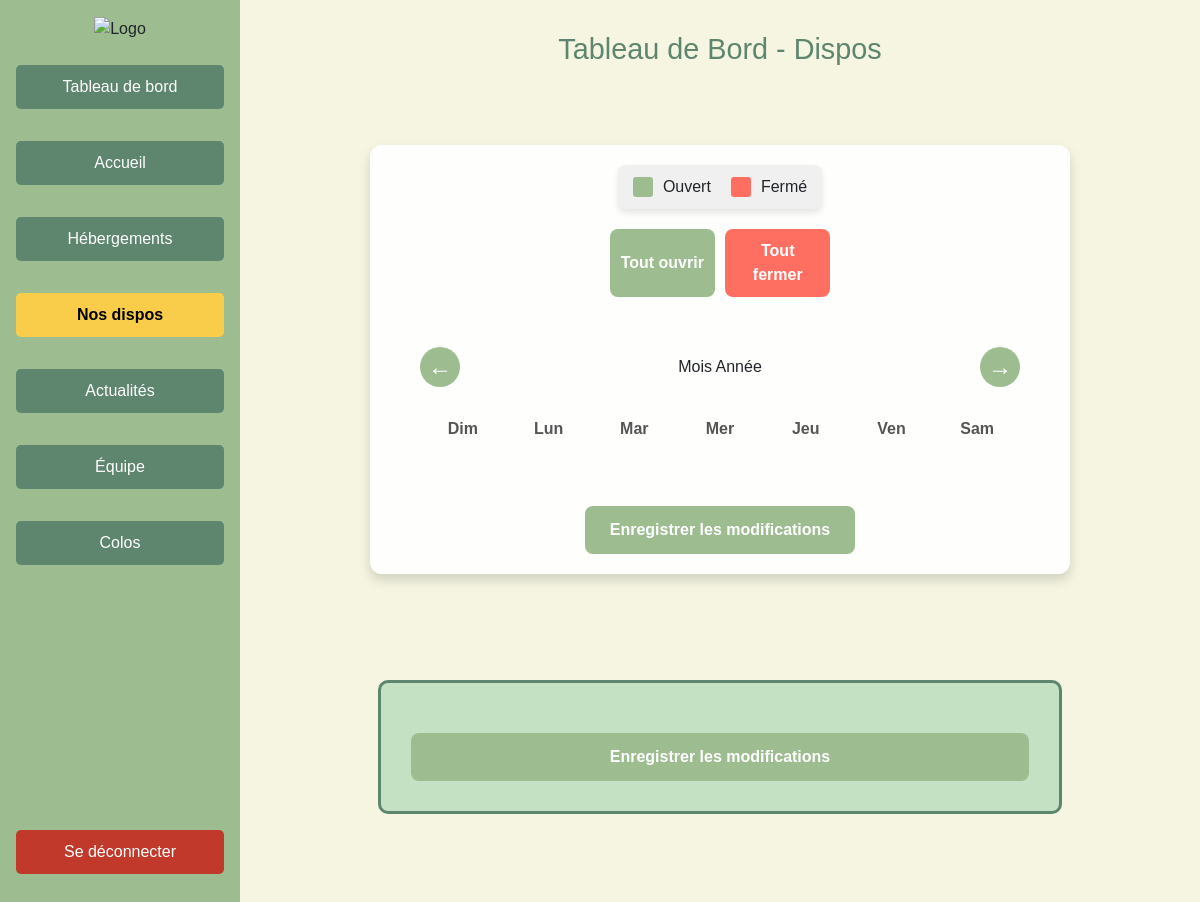
Page /Front/Admin/TableauDeBordAgenda.php (signed in) on the earlier database version.
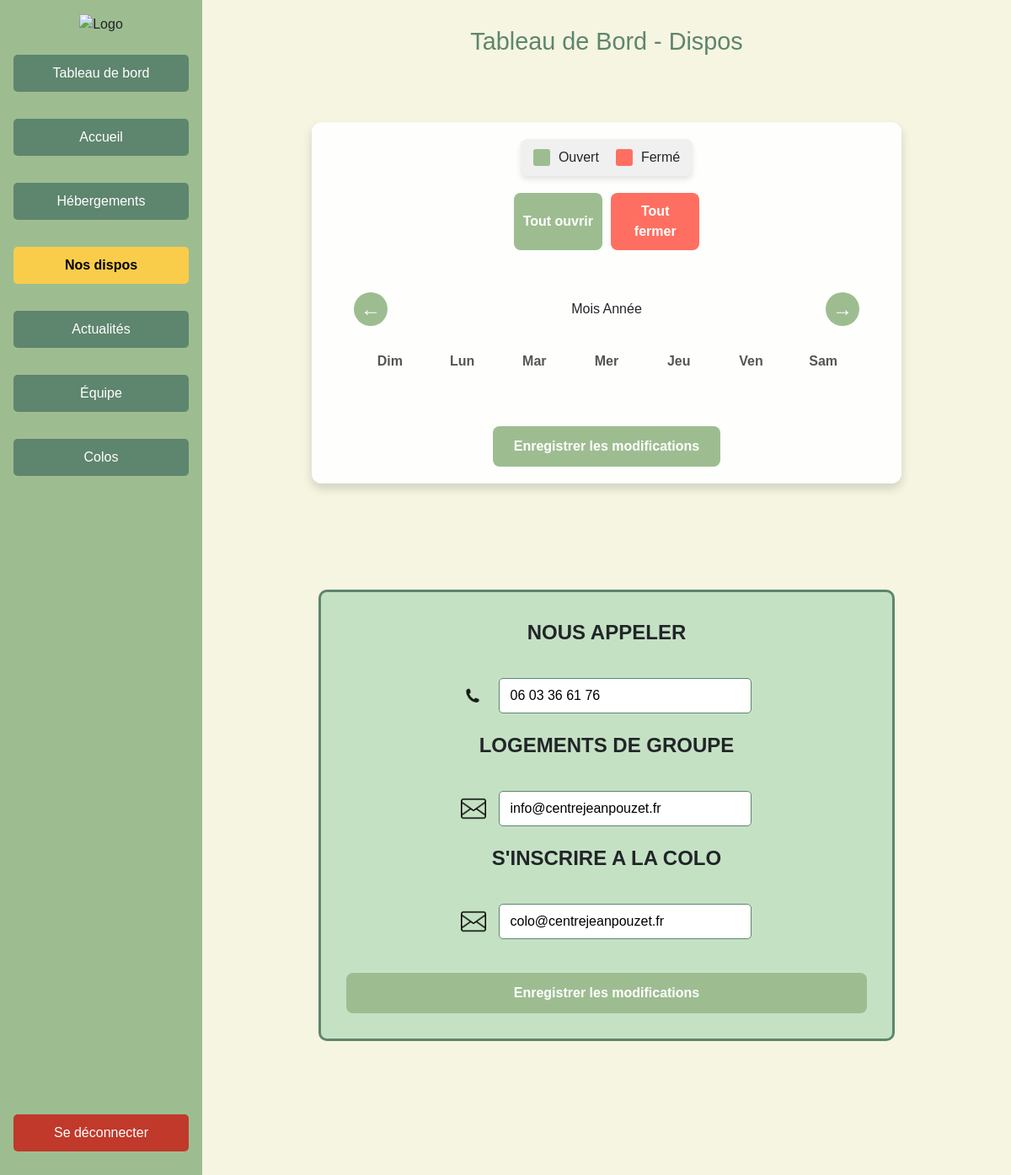
Same page on the later database version.
### tables this page shows
CREATE TABLE infos_contact (
    id INT AUTO_INCREMENT PRIMARY KEY,
    label VARCHAR (100),
    mail VARCHAR(100),
    tel VARCHAR(100)
);

### Front/Admin/TableauDeBordAgenda.php (the view, shortened to what this page needs)
<?php
$currentPage = 'agenda';
try {
    $pdo = new PDO("mysql:host=localhost;dbname=admin_panel", "root", "");
    $pdo->setAttribute(PDO::ATTR_ERRMODE, PDO::ERRMODE_EXCEPTION);
    $stmt = $pdo->query("SELECT * FROM infos_contact");
    $contacts = $stmt->fetchAll(PDO::FETCH_ASSOC);
} catch (PDOException $e) {
    die("Erreur : " . $e->getMessage());
}
?>
<!DOCTYPE html>
<html lang="fr">
<head>
    <link href="https://cdn.jsdelivr.net/npm/bootstrap@5.3.2/dist/css/bootstrap.min.css" rel="stylesheet">
    <link href="https://cdn.jsdelivr.net/npm/bootstrap-icons@1.10.5/font/bootstrap-icons.css" rel="stylesheet">
    <link rel="stylesheet" href="../../CSS/Admin/TableauDeBordCommun.css">
    <link rel="stylesheet" href="../../CSS/Admin/TableauDeBordAgenda.css">
</head>
<body>
<div class="dashboard-container">
    <?php include '../Includes/AsideBar.php'; ?>
    <main class="content">
        <div class="scroll">
            <header class="header">
                <h1 class="text-center">Tableau de Bord - Dispos</h1>
            </header>
            <section class="">
                <div class="container">
                    <div class="legend">
                        <div class="legend-item">
                            <div class="legend-case legend-open"></div>
                            <span>Ouvert</span>
                        </div>
                        <div class="legend-item">
                            <div class="legend-case legend-closed"></div>
                            <span>Fermé</span>
                        </div>
                    </div>
                    <div class="toggle-buttons" style="display:flex; gap: 10px; margin-bottom: 20px;">
                        <button id="openAllBtn" style="flex:1; padding: 10px; border-radius: 8px; border:none; background-color:#9DBD91; color:white; font-weight:bold; cursor:pointer;">Tout ouvrir</button>
                        <button id="closeAllBtn" style="flex:1; padding: 10px; border-radius: 8px; border:none; background-color:#FF6F61; color:white; font-weight:bold; cursor:pointer;">Tout fermer</button>
                    </div>
                    <div class="calendar">
                        <div class="calendar-header">
                            <button id="prev-month" class="month-nav">←</button>
                            <div class="month-display">
                                <span id="month-picker">Mois</span>
                                <span id="year">Année</span>
                            </div>
                            <button id="next-month" class="month-nav">→</button>
                        </div>
                        <div class="calendar-body">
                            <div class="calendar-week-days">
                                <div>Dim</div>
                                <div>Lun</div>
                                <div>Mar</div>
                                <div>Mer</div>
                                <div>Jeu</div>
                                <div>Ven</div>
                                <div>Sam</div>
                            </div>
                        </div>
                    </div>
                    <button id="saveBtn">Enregistrer les modifications</button>
                </div>
            </section>
            <section class="SectionContact">
                <form method="POST" action="" class="ContainerContact">
                    <?php foreach ($contacts as $contact): ?>
                        <div>
                            <b><p class="titres"><?= htmlspecialchars($contact['label']) ?></p></b>
                        </div>
                        <div class="ElementContact">
                            <?php if ($contact['tel']): ?>
                                <img src="../../Images/Logo/telephone.png" alt="Téléphone" width="4.5%">
                                <input type="tel"
                                       name="contacts[<?= htmlspecialchars($contact['label']) ?>][tel]"
                                       value="<?= htmlspecialchars($contact['tel']) ?>"
                                       class="contact-input">
                            <?php endif; ?>
                            <?php if ($contact['mail']): ?>
                                <img src="../../Images/Logo/enveloppe.png" alt="Email" width="3%">
                                <input type="email"
                                       name="contacts[<?= htmlspecialchars($contact['label']) ?>][mail]"
                                       value="<?= htmlspecialchars($contact['mail']) ?>"
                                       class="contact-input">
                            <?php endif; ?>
                        </div>
                    <?php endforeach; ?>
                    <button type="submit" name="update_contact" class="saveBtnContact">
                        Enregistrer les modifications
                    </button>
                </form>
            </section>
        </div>
    </main>
</div>
</body>
</html>

### Front/Includes/AsideBar.php
<aside id="sidebarOffcanvas"
       class="offcanvas-md offcanvas-start d-flex flex-column p-3 sidebar-custom"
       tabindex="-1">
    <div class="text-center mb-4">
        <img src="../../Images/Logo/LogoJeanPouzet.svg" alt="Logo" class="img-fluid" style="max-height: 120px;">
    </div>
    <ul class="nav flex-column w-100 gap-3">
        <li><a href="TableauDeBord.php" class="sidebar-link <?= $currentPage == 'dashboard' ? 'active' : '' ?>">Tableau de bord</a></li>
        <li><a href="TableauDeBordAccueil.php" class="sidebar-link <?= $currentPage == 'accueil' ? 'active' : '' ?>">Accueil</a></li>
        <li><a href="TableauDeBordHebergements.php" class="sidebar-link <?= $currentPage == 'hebergements' ? 'active' : '' ?>">Hébergements</a></li>
        <li><a href="TableauDeBordAgenda.php" class="sidebar-link <?= $currentPage == 'agenda' ? 'active' : '' ?>">Nos dispos</a></li>
        <li><a href="TableauDeBordActus.php" class="sidebar-link <?= $currentPage == 'actus' ? 'active' : '' ?>">Actualités</a></li>
        <li><a href="TableauDeBordEquipe.php" class="sidebar-link <?= $currentPage == 'equipe' ? 'active' : '' ?>">Équipe</a></li>
        <li><a href="TableauDeBordColos.php" class="sidebar-link <?= $currentPage == 'colos' ? 'active' : '' ?>">Colos</a></li>
    </ul>
    <div class="mt-auto text-center logout">
        <form method="post" action="Logout.php">
            <button type="submit" class="btn btn-danger w-100 mt-4">Se déconnecter</button>
        </form>
    </div>
</aside>

### CSS/Admin/TableauDeBordCommun.css (style rules this page uses)
* { margin: 0; padding: 0; box-sizing: border-box; }
body { font-family: Arial, sans-serif; background-color: #F5F5E1; overflow-x: hidden; }
main { background-color: #F5F5E1; }
.scroll { height: 90vh; background-color: #F5F5E1; overflow-y: scroll; display: grid; }
.sidebar-custom { background-color: #9DBD91 !important; width: 240px; min-height: 100vh; }
.sidebar-link { display: block; padding: 10px 20px; background-color: #5E856E; color: #fff; border-radius: 5px; text-decoration: none; text-align: center; font-family: Arial, sans-serif; font-size: 1rem; transition: background-color 0.3s ease, color 0.3s ease; margin-bottom: 1rem; }
.sidebar-link.active { background-color: #F9CD4A; color: #000; font-weight: bold; }
.dashboard-container { display: flex; flex-direction: row; min-height: 100vh; }
.logout { margin-top: auto; margin-bottom: 20px; }
.logout button { background-color: #c0392b; color: #fff; border: none; padding: 10px 20px; font-size: 1rem; border-radius: 5px; cursor: pointer; transition: background-color 0.3s ease; }
.content { flex: 1; padding: 2rem; overflow-y: auto; }
.header { margin-bottom: 20px; }
.header h1 { font-size: 1.8rem; color: #5E856E; }

### CSS/Admin/TableauDeBordAgenda.css (style rules this page uses)
* { margin: 0; padding: 0; box-sizing: border-box; }
body { display: flex; flex-direction: column; font-family: Arial, sans-serif; background: #f9f9f9; }
main { min-height: 75vh; }
.month-nav { background-color: #9DBD91; border: none; color: white; font-size: 1.5rem; border-radius: 50%; width: 40px; height: 40px; display: flex; justify-content: center; align-items: center; cursor: pointer; transition: background-color 0.3s ease; }
.container { margin: 50px auto; display: grid; place-items: center; padding: 20px; max-width: 700px; background-color: rgba(255, 255, 255, 0.95); border-radius: 12px; box-shadow: 0 6px 12px rgba(0,0,0,0.15); }
.legend { display: flex; gap: 20px; margin-bottom: 20px; padding: 10px 15px; border-radius: 8px; background-color: #f0f0f0; box-shadow: 0 4px 6px rgba(0, 0, 0, 0.1); width: fit-content; }
.legend-item { display: flex; align-items: center; gap: 10px; }
.legend-case { width: 20px; height: 20px; border-radius: 3px; }
.legend-open { background-color: #9DBD91; }
.legend-closed { background-color: #FF6F61; }
.calendar { width: 100%; border-radius: 10px; padding: 30px; }
.calendar-header { display: flex; justify-content: space-between; align-items: center; width: 100%; margin-bottom: 30px; }
.calendar-week-days { display: grid; grid-template-columns: repeat(7, 1fr); text-align: center; font-weight: bold; color: #555; margin-bottom: 15px; }
#saveBtn { margin-top: 20px; display: block; margin-left: auto; margin-right: auto; padding: 12px 25px; font-size: 16px; cursor: pointer; background-color: #9DBD91; border: none; border-radius: 8px; color: white; font-weight: bold; transition: background-color 0.3s ease; }
.SectionContact { display: grid; place-items: center; padding: 20px; }
.ContainerContact { display: grid; gap: 20px; width: 80%; max-width: 700px; background-color: #c5e1c3; border-radius: 10px; border: solid #5E856E; padding: 30px; margin: 4vh; }
.contact-input { padding: 8px 12px; border: 1px solid #5E856E; border-radius: 5px; font-size: 1rem; background-color: white; width: 100%; max-width: 300px; }
.saveBtnContact { margin-top: 20px; padding: 12px 25px; font-size: 16px; cursor: pointer; background-color: #9DBD91; border: none; border-radius: 8px; color: white; font-weight: bold; transition: background-color 0.3s ease; }
.ElementContact { display: flex; align-items: center; justify-content: center; gap: 15px; flex-wrap: wrap; width: 100%; max-width: 500px; margin : 0 auto; text-align: center; }
.ElementContact img { height: auto; width: 30px; }
.titres { font-size: 1.5rem; font-weight: bold; text-align: center; }

Differences in the rows shown:
added infos_contact: label "NOUS APPELER", tel "06 03 36 61 76"
added infos_contact: label "LOGEMENTS DE GROUPE", mail "info@centrejeanpouzet.fr"
added infos_contact: label "S'INSCRIRE A LA COLO", mail "colo@centrejeanpouzet.fr"
